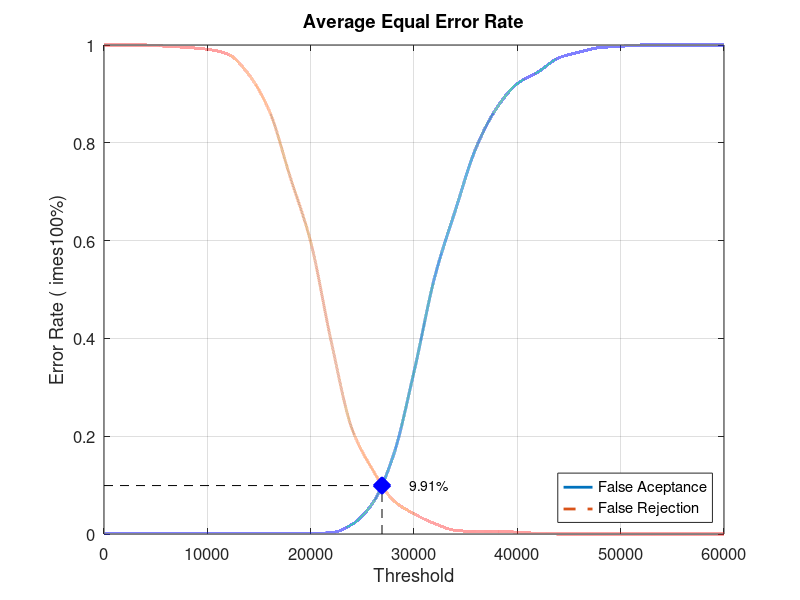
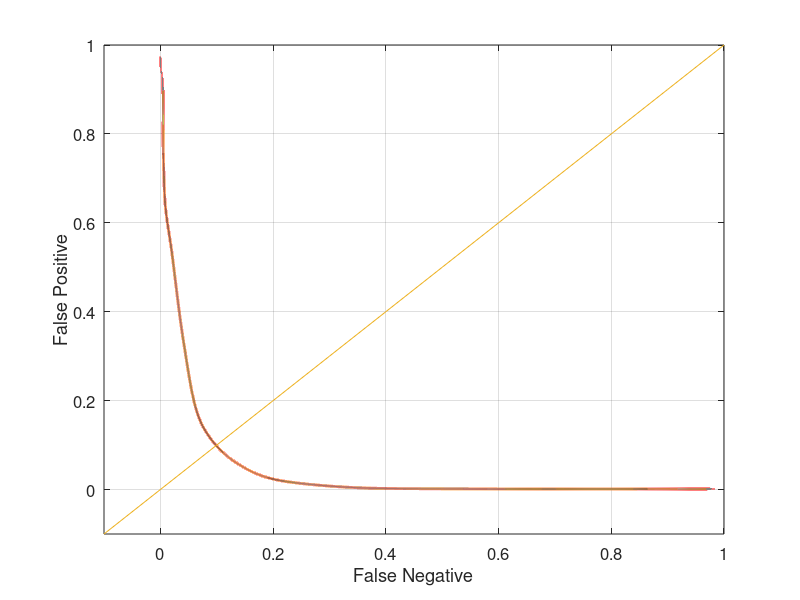

The MATLAB source for these figures, in order:
close all;
clear;
clc;
x = 0:2000:60000;
xq = 0:0.5:60000;

y0 = [0 0.00131579 0.00131579 0.00131579 0.00131579 0.00131579 0.00131579 0.00131579 0.00131579 0.00131579 0.00131579 0.00263158 0.0197368 0.0631579 0.160526 0.331579 0.525 0.661842 0.789474 0.871053 0.921053 0.944737 0.973684 0.985526 0.994737 0.997368 1 1 1 1 1]
yy0 = interp1(x, y0, xq, 'pchip');
y1 = [1 1 1 0.9975 0.995 0.99125 0.98125 0.94 0.865 0.73125 0.5975 0.3925 0.215 0.13125 0.06875 0.04125 0.02125 0.0075 0.005 0.005 0.00375 0.00125 0 0 0 0 0 0 0 0 0]
yy1 = interp1(x, y1, xq, 'pchip');

% Calculating EER: 
y2 = abs(y0 - y1);
find(y2 == min(y2))
yy2 = abs(yy0 - yy1);
xEER = find(yy2 == min(yy2));
xEERIndex = xq(xEER) % X-axis EER
yEER = yy0(xEER) % Y-axis EER

main = figure
plot(xq, yy0,'-','LineWidth', 2);	hold on
plot(xq, yy1,'--','LineWidth', 2);	hold on
plot([xEERIndex xEERIndex], [0 yEER], 'k--');	hold on
plot([0 xEERIndex], [yEER yEER], 'k--');	hold on
plot(xEERIndex, yEER, 'bx', 'LineWidth', 10);	hold on
text(xEERIndex + 10 * xEERIndex / 100, yEER, [num2str(round((10000 * yEER)) / 100) '%'])
legend('False Aceptance', 'False Rejection', 'Location', 'SouthEast')
xlabel('Threshold')
ylabel('Error Rate (	imes100%)')
title('Average Equal Error Rate')
set(gca, 'FontSize', 12)
axis([0 60000 0 1])
grid on

print(main, 'Experiment2AverageMain', '-dpng');
FNRxFPR = figure('Color', [1 1 1]);
plot(yy1, yy0, '-', yy1, yy0, 'LineWidth', 2);
hold on
y = -0.1:0.1:1
plot(y, y); 
set(gca, 'FontSize', 12)
xlabel('False Negative')
ylabel('False Positive')
axis([-0.1 1 -0.1 1])
set(gca, 'FontSize', 12)
grid on

print(FNRxFPR, 'Experiment2AverageFNRxFPR','-dpng');
